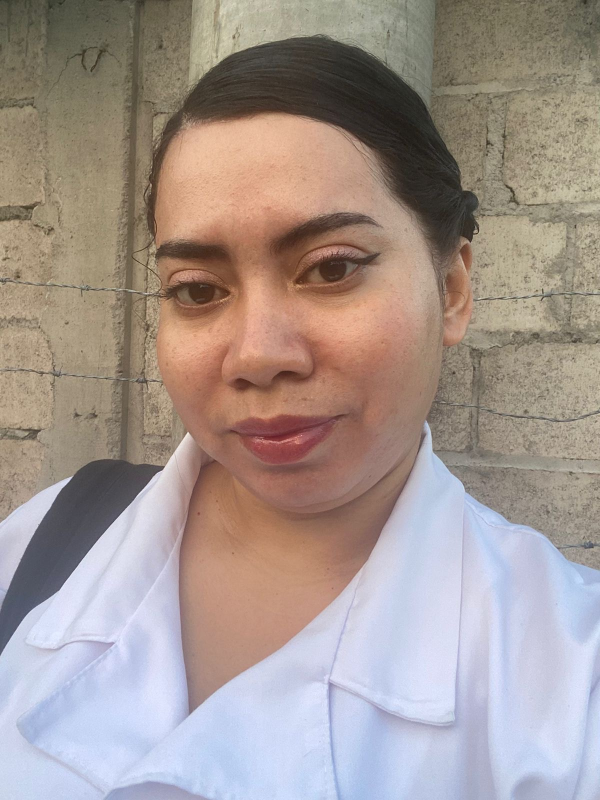
#> input picture tft_photos/30041b60-2438-46b1-990a-c42805bdafb0.JPG, 1200 x 1600 px (shown at 1/2 size); its folder holds 3 pictures in this run
$ python convert_photos.py
#> lines starting #> are read from the running program, lines starting #| are printed output that depends on the picture
#> in convert_image, img is the input picture: PIL image 1200x1600 RGB; mean R, G, B 163.8, 150.3, 144.6
#!/usr/bin/env python3
"""
Convierte fotos JPG a arrays RGB565 para pantalla TFT ST7789V (240x320).
Genera tft_photos_esp32/photo_data.h con los datos en PROGMEM.

Uso: python3 tft_photos/convert_photos.py
"""

import os
import sys
from pathlib import Path

try:
    from PIL import Image
except ImportError:
    sys.exit("ERROR: instala Pillow ->  pip3 install Pillow")

SCRIPT_DIR = Path(__file__).parent
PROJECT_ROOT = SCRIPT_DIR.parent
PHOTOS_DIR = SCRIPT_DIR
OUTPUT_DIR = PROJECT_ROOT / "tft_photos_esp32"
OUTPUT_H = OUTPUT_DIR / "photo_data.h"

TFT_W = 240
TFT_H = 320


def rgb888_to_rgb565(r: int, g: int, b: int) -> int:
    return ((r & 0xF8) << 8) | ((g & 0xFC) << 3) | (b >> 3)


def center_crop_and_resize(img: Image.Image, target_w: int, target_h: int) -> Image.Image:
    """Recorta al centro manteniendo relación de aspecto, luego redimensiona."""
#> called with target_w = 240, target_h = 320
    src_w, src_h = img.size
#> src_w = 1200; src_h = 1600
    src_ratio = src_w / src_h
#> src_ratio = 0.75
    tgt_ratio = target_w / target_h

    if src_ratio > tgt_ratio:
        # imagen más ancha: recortar lados
        new_w = int(src_h * tgt_ratio)
        left = (src_w - new_w) // 2
        img = img.crop((left, 0, left + new_w, src_h))
    else:
        # imagen más alta: recortar arriba/abajo
        new_h = int(src_w / tgt_ratio)
#> new_h = 1600
        top = (src_h - new_h) // 2
#> top = 0
        img = img.crop((0, top, src_w, top + new_h))

    return img.resize((target_w, target_h), Image.LANCZOS)
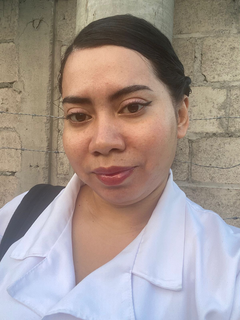
#> returned value: PIL image 240x320 RGB; mean R, G, B 163.8, 150.3, 144.6


def convert_image(path: Path) -> list[int]:
    """Retorna lista de valores uint16_t RGB565 (row-major)."""
    img = Image.open(path).convert("RGB")
    img = center_crop_and_resize(img, TFT_W, TFT_H)
    pixels = []
    for y in range(TFT_H):
        for x in range(TFT_W):
            r, g, b = img.getpixel((x, y))
            pixels.append(rgb888_to_rgb565(r, g, b))
#> after the loop, pixels = 76800 items
    return pixels


def write_header(images: list[tuple[str, list[int]]]) -> None:
    OUTPUT_DIR.mkdir(parents=True, exist_ok=True)
    with open(OUTPUT_H, "w") as f:
        f.write("// Auto-generado por convert_photos.py — NO editar manualmente\n")
        f.write("#pragma once\n")
        f.write("#include <pgmspace.h>\n\n")
        f.write(f"#define PHOTO_W {TFT_W}\n")
        f.write(f"#define PHOTO_H {TFT_H}\n")
        f.write(f"#define PHOTO_COUNT {len(images)}\n\n")

        array_names = []
        for name, pixels in images:
            arr_name = f"photo_{name}"
            array_names.append(arr_name)
            total = len(pixels)
            f.write(f"// {name}  ({TFT_W}x{TFT_H}, {total} pixels, {total*2} bytes)\n")
            f.write(f"const uint16_t {arr_name}[] PROGMEM = {{\n")
            row_size = TFT_W
            for i in range(0, total, row_size):
                row = pixels[i : i + row_size]
                f.write("  " + ", ".join(f"0x{v:04X}" for v in row) + ",\n")
            f.write("};\n\n")

        f.write("const uint16_t* const PHOTOS[] PROGMEM = {\n")
        for n in array_names:
            f.write(f"  {n},\n")
        f.write("};\n")

    print(f"Header escrito: {OUTPUT_H}")


def main() -> None:
    jpgs = sorted(PHOTOS_DIR.glob("*.JPG")) + sorted(PHOTOS_DIR.glob("*.jpg"))
    if not jpgs:
        sys.exit(f"No se encontraron fotos en {PHOTOS_DIR}")

    print(f"Encontradas {len(jpgs)} fotos:")
    images: list[tuple[str, list[int]]] = []
    for i, path in enumerate(jpgs):
        short = f"img{i:02d}"
        print(f"  [{i}] {path.name}  -> array '{short}' ...")
        pixels = convert_image(path)
#> pixels = 76800 items
        images.append((short, pixels))
        size_kb = len(pixels) * 2 / 1024
#> size_kb = 150
        print(f"       {size_kb:.1f} KB RGB565")
#|        150.0 KB RGB565
#> pass 2 of the loop in main, `for i, path in enumerate(jpgs):`:
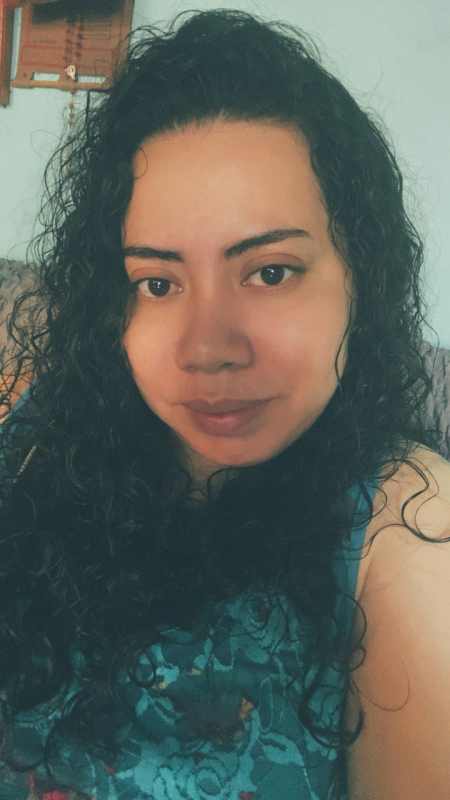
#> input picture tft_photos/8a4b4bd0-17ca-4c5d-a2e5-ed6d98029dc7.JPG, 900 x 1600 px (shown at 1/2 size)
#> in convert_image, img is the input picture: PIL image 900x1600 RGB; mean R, G, B 95.8, 100.6, 91.7
#> in center_crop_and_resize (call 2), `img = img.crop((0, top, src_w, top + new_h))`:
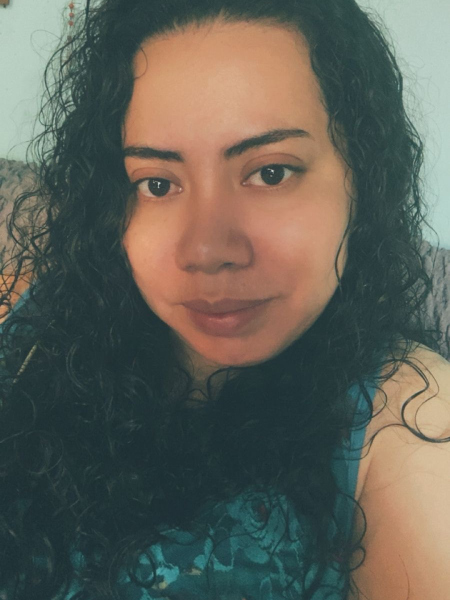
#> img: PIL image 900x1200 RGB (shown at 1/2 size); mean R, G, B 96.6, 97.1, 87.6
#> in center_crop_and_resize (call 2), `return img.resize((target_w, target_h), Image.LANCZOS)`:
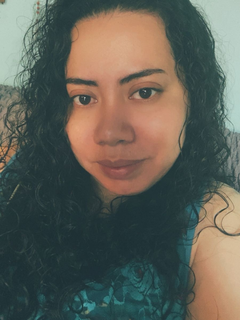
#> returned value: PIL image 240x320 RGB; mean R, G, B 96.6, 97.1, 87.6
#|        150.0 KB RGB565
#> pass 3 of the loop in main, `for i, path in enumerate(jpgs):`:
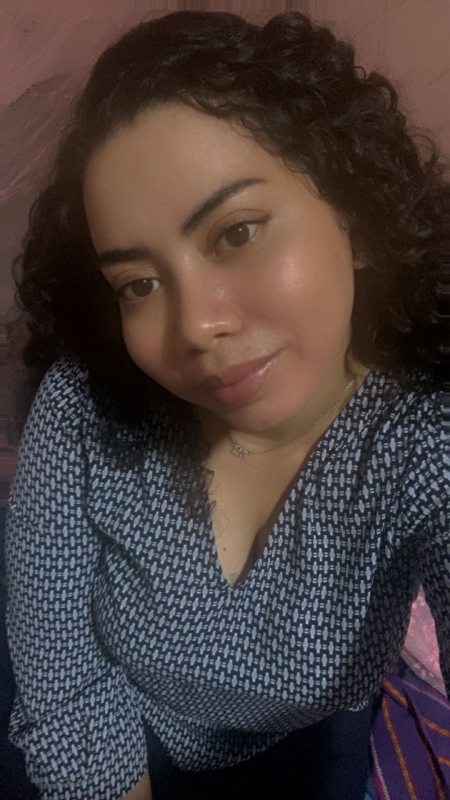
#> input picture tft_photos/de9929ec-5340-483f-ac0e-0cc4eb400963.JPG, 900 x 1600 px (shown at 1/2 size)
#> in convert_image, img is the input picture: PIL image 900x1600 RGB; mean R, G, B 72.9, 61.3, 60.2
#> in center_crop_and_resize (call 3), `img = img.crop((0, top, src_w, top + new_h))`:
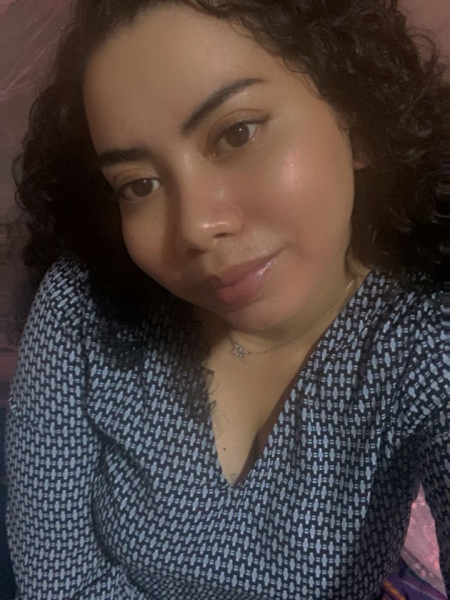
#> img: PIL image 900x1200 RGB (shown at 1/2 size); mean R, G, B 77.1, 65.8, 63.4
#> in center_crop_and_resize (call 3), `return img.resize((target_w, target_h), Image.LANCZOS)`:
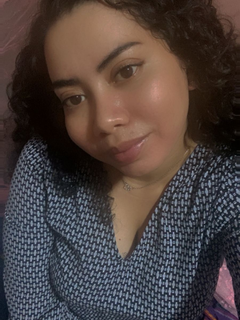
#> returned value: PIL image 240x320 RGB; mean R, G, B 77.1, 65.8, 63.4
#|        150.0 KB RGB565

    total_kb = sum(len(px) * 2 for _, px in images) / 1024
#> total_kb = 450
    print(f"\nTotal en flash: {total_kb:.1f} KB ({total_kb/1024:.2f} MB)")
#| Total en flash: 450.0 KB (0.44 MB)
    write_header(images)
#> the loop in write_header, `for name, pixels in images:` made 3 passes
#> (name, arr_name) on passes 1 to 3: ('img00', 'photo_img00'), ('img01', 'photo_img01'), ('img02', 'photo_img02')
#> after the loop in write_header, `for name, pixels in images:`: array_names = ['photo_img00', 'photo_img01', 'photo_img02']
#> the loop in write_header, `for n in array_names:` made 3 passes
#> n on passes 1 to 3: 'photo_img00', 'photo_img01', 'photo_img02'


if __name__ == "__main__":
    main()
